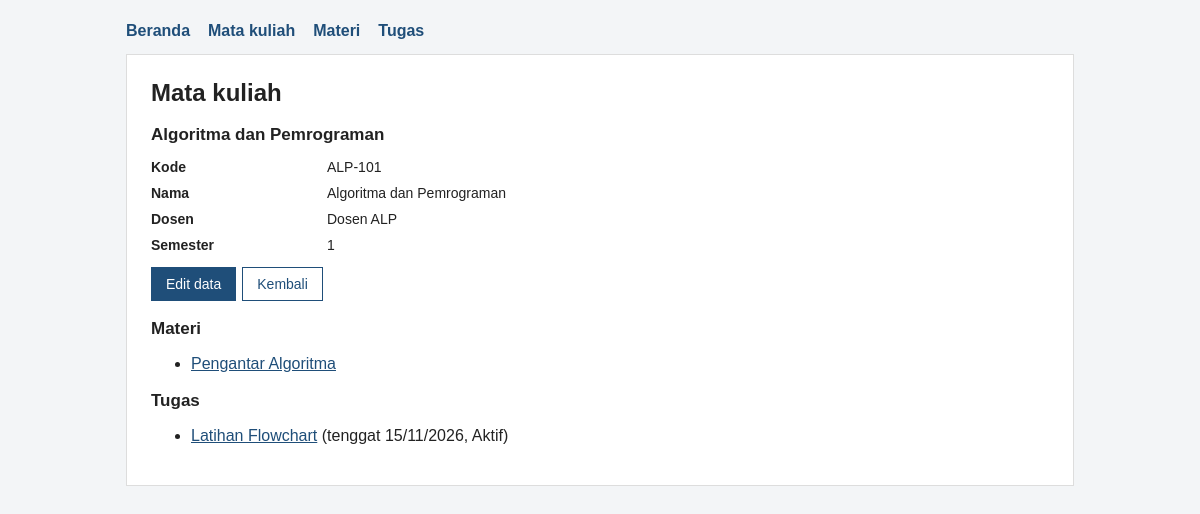
The page /detail_mata_kuliah.php?id=1 on the database its author committed.
### tables this page shows
CREATE TABLE mata_kuliah (
  id INT UNSIGNED AUTO_INCREMENT PRIMARY KEY,
  kode VARCHAR(20) NOT NULL UNIQUE,
  nama VARCHAR(100) NOT NULL,
  dosen VARCHAR(100) NOT NULL,
  semester TINYINT UNSIGNED NOT NULL
);

CREATE TABLE materi (
  id INT UNSIGNED AUTO_INCREMENT PRIMARY KEY,
  mata_kuliah_id INT UNSIGNED NOT NULL,
  judul VARCHAR(150) NOT NULL,
  isi TEXT NOT NULL,
  tautan VARCHAR(255) NOT NULL,
  FOREIGN KEY (mata_kuliah_id)
    REFERENCES mata_kuliah(id) ON DELETE RESTRICT
);

CREATE TABLE tugas (
  id INT UNSIGNED AUTO_INCREMENT PRIMARY KEY,
  mata_kuliah_id INT UNSIGNED NOT NULL,
  judul VARCHAR(150) NOT NULL,
  instruksi TEXT NOT NULL,
  tenggat DATE NOT NULL,
  status VARCHAR(20) NOT NULL,
  FOREIGN KEY (mata_kuliah_id)
    REFERENCES mata_kuliah(id) ON DELETE RESTRICT
);

### detail_mata_kuliah.php (the view, shortened to what this page needs)
<?php
require 'koneksi.php';
require 'fungsi.php';
$id = ambil_id($_GET['id'] ?? '');
$stmt = $koneksi->prepare('SELECT id, kode, nama, dosen, semester FROM mata_kuliah WHERE id = ?');
$stmt->bind_param('i', $id);
$stmt->execute();
$mk = $stmt->get_result()->fetch_assoc();
$stmt = $koneksi->prepare('SELECT id, judul FROM materi WHERE mata_kuliah_id = ? ORDER BY judul');
$stmt->bind_param('i', $id);
$stmt->execute();
$hasil_materi = $stmt->get_result();
$stmt2 = $koneksi->prepare('SELECT id, judul, tenggat, status FROM tugas WHERE mata_kuliah_id = ? ORDER BY tenggat');
$stmt2->bind_param('i', $id);
$stmt2->execute();
$hasil_tugas = $stmt2->get_result();
?>
<h1>Mata kuliah</h1>
<h2><?= e($mk['nama']) ?></h2>
<dl class="detail">
    <dt>Kode</dt><dd><?= e($mk['kode']) ?></dd>
    <dt>Nama</dt><dd><?= e($mk['nama']) ?></dd>
    <dt>Dosen</dt><dd><?= e($mk['dosen']) ?></dd>
    <dt>Semester</dt><dd><?= (int) $mk['semester'] ?></dd>
</dl>
<div class="aksi">
    <a class="tombol tombol-utama" href="edit_mata_kuliah.php?id=<?= (int) $mk['id'] ?>">Edit data</a>
    <a class="tombol" href="daftar_mata_kuliah.php">Kembali</a>
</div>
<h2>Materi</h2>
<?php if ($hasil_materi->num_rows === 0): ?>
    <div class="kosong">Belum ada materi.</div>
<?php else: ?>
    <ul>
    <?php while ($m = $hasil_materi->fetch_assoc()): ?>
        <li><a href="detail_materi.php?id=<?= (int) $m['id'] ?>"><?= e($m['judul']) ?></a></li>
    <?php endwhile; ?>
    </ul>
<?php endif; ?>
<h2>Tugas</h2>
<?php if ($hasil_tugas->num_rows === 0): ?>
    <div class="kosong">Belum ada tugas.</div>
<?php else: ?>
    <ul>
    <?php while ($t = $hasil_tugas->fetch_assoc()): ?>
        <li>
            <a href="detail_tugas.php?id=<?= (int) $t['id'] ?>"><?= e($t['judul']) ?></a>
            (tenggat <?= e(format_tanggal($t['tenggat'])) ?>, <?= e($t['status']) ?>)
        </li>
    <?php endwhile; ?>
    </ul>
<?php endif; ?>

### style.css (style rules this page uses)
* { box-sizing: border-box; }
body { margin: 0; font-family: Arial, Helvetica, sans-serif; color: #222; background: #f3f5f7; }
h1 { margin: 0 0 8px; font-size: 24px; }
h2 { margin: 18px 0 8px; font-size: 17px; }
a { color: #1f4e79; }
.aksi { display: flex; gap: 6px; flex-wrap: wrap; }
.tombol { display: inline-block; padding: 8px 14px; border: 1px solid #1f4e79; background: #fff; color: #1f4e79; text-decoration: none; font-size: 14px; font-family: inherit; cursor: pointer; }
.tombol-utama { background: #1f4e79; color: #fff; }
.detail { display: grid; grid-template-columns: 160px 1fr; gap: 10px 16px; font-size: 14px; margin: 14px 0; }
.detail dt { font-weight: bold; margin: 0; }
.detail dd { margin: 0; overflow-wrap: anywhere; }

### rows shown on the page
mata_kuliah: nama "Algoritma dan Pemrograman", kode "ALP-101", dosen "Dosen ALP", semester "1"
materi: judul "Pengantar Algoritma"
tugas: judul "Latihan Flowchart", tenggat "15/11/2026", status "Aktif"
